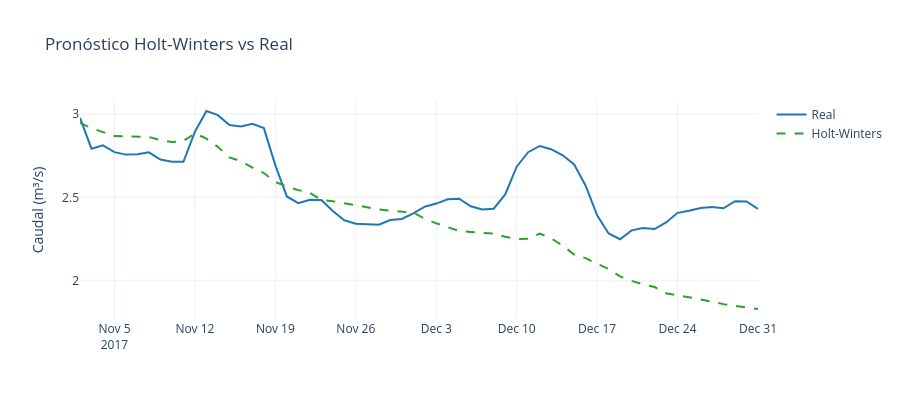

Notebook cell for this chart:
### Code cell
# =============================================================================
# CONCEPTO: Pronóstico Holt-Winters en el período test y cálculo de métricas
# -----------------------------------------------------------------------------
# resultado_hw.forecast(HORIZONTE)
#   → proyecta h=60 pasos hacia adelante usando los componentes finales
#     (nivel, tendencia, estacionalidad) estimados al final del período train
#   → diferencia con predict(): forecast() extrapola fuera del rango de entrenamiento
#
# pred_hw.index = test.index
#   → reasigna el índice de fechas reales para alinear con test
#   → sin esta reasignación las métricas y gráficos estarían desalineados
#
# go.Scatter con mode="lines" y dash="dash"
#   → convención visual: la serie real va en línea sólida, el pronóstico en guiones
#   → facilita la comparación visual entre real y modelo
#
# hovermode="x unified"
#   → al pasar el cursor se muestran todos los valores de todas las trazas
#     en el mismo punto temporal → útil para comparar pronóstico vs real
#
# Métricas de evaluación (misma lógica que SARIMA para comparabilidad):
#   RMSE: np.sqrt(mean_squared_error(test, pred_hw))
#     → raíz para devolver a unidades originales (m³/s)
#   MAE:  mean_absolute_error → promedio de |error|
#   MAPE: mean_absolute_percentage_error * 100 → % de error respecto al valor real
#
# CRITERIO DE USO: Calcular siempre las métricas sobre el conjunto test
# (out-of-sample), nunca sobre train. Un modelo con buen ajuste en train
# pero mal desempeño en test está sobreajustado (overfitting).
# =============================================================================
# Pronóstico Holt-Winters
pred_hw = resultado_hw.forecast(HORIZONTE)
pred_hw.index = test.index

fig = go.Figure()
fig.add_trace(go.Scatter(x=test.index, y=test, mode="lines",
              name="Real", line=dict(color="#1f77b4", width=2)))
fig.add_trace(go.Scatter(x=test.index, y=pred_hw, mode="lines",
              name="Holt-Winters", line=dict(color="#2ca02c", width=2, dash="dash")))
fig.update_layout(title="Pronóstico Holt-Winters vs Real",
                  xaxis_title="", yaxis_title="Caudal (m³/s)",
                  width=900, height=400, hovermode="x unified")
fig.show()

rmse_hw = np.sqrt(mean_squared_error(test, pred_hw))
mae_hw = mean_absolute_error(test, pred_hw)
mape_hw = mean_absolute_percentage_error(test, pred_hw) * 100
print(f"\n📊 Holt-Winters – Métricas en Test:")
print(f"   RMSE: {rmse_hw:.2f} m³/s")
print(f"   MAE:  {mae_hw:.2f} m³/s")
print(f"   MAPE: {mape_hw:.1f}%")
